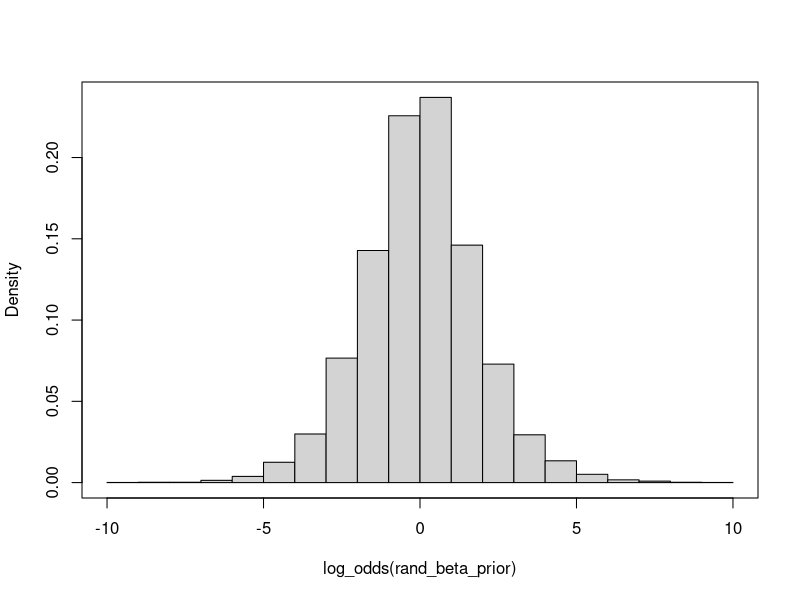

This figure's R source:
log_odds <- function(theta) log(theta) - log(1 - theta)

set.seed(1)
rand_beta_prior <- rbeta(10000, 1, 1)
hist(log_odds(rand_beta_prior), freq = FALSE, main = NULL)
# lines(density(log_odds(rand_beta_prior)), add = TRUE)
box()
